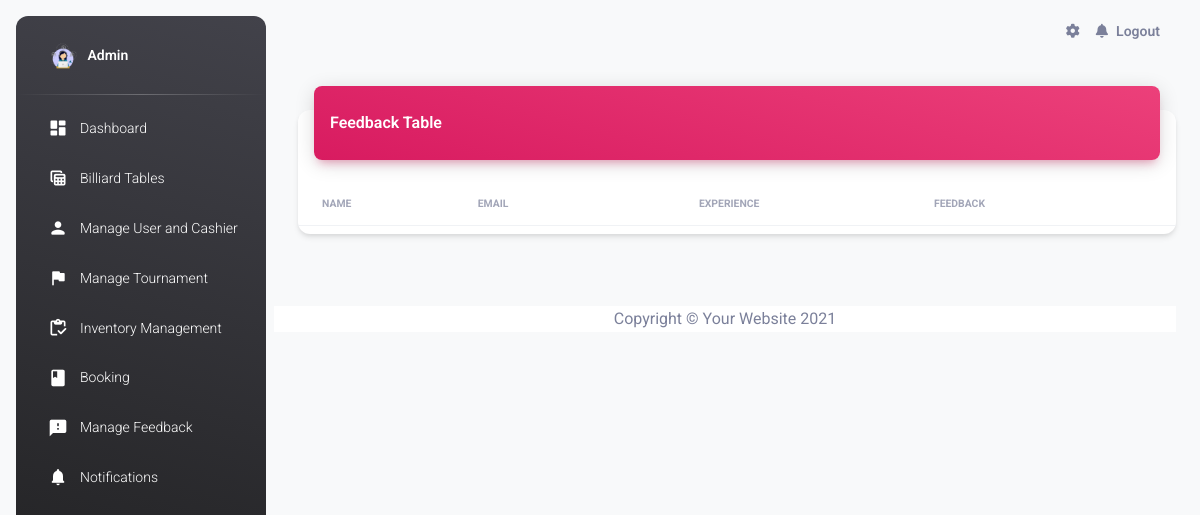
The page /admin_feedback.php on the database as committed earlier.
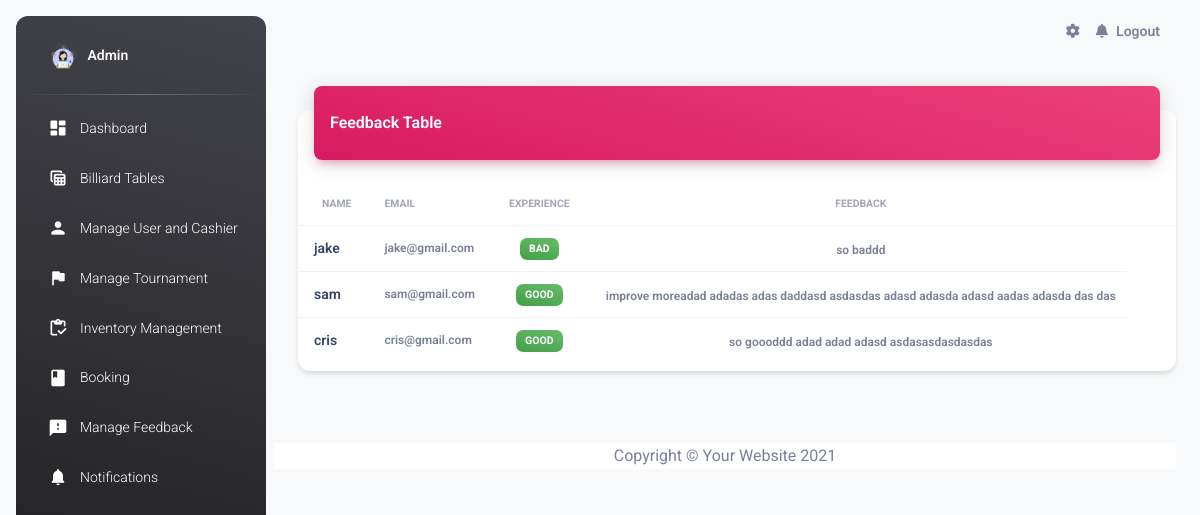
The same page on the database as committed later.
### tables this page shows
CREATE TABLE `feedback` (
  `id` int(11) NOT NULL,
  `name` varchar(255) NOT NULL,
  `email` varchar(255) NOT NULL,
  `experience` enum('bad','average','good') NOT NULL,
  `feedback` text NOT NULL,
  `submitted_at` timestamp NOT NULL DEFAULT current_timestamp()
);

### admin_feedback.php (the view, shortened to what the changed rows need)
<!DOCTYPE html>
<html lang="en">
   <head>
      <link href="./assets/css/nucleo-icons.css" rel="stylesheet" />
      <link href="./assets/css/nucleo-svg.css" rel="stylesheet" />
      <link id="pagestyle" href="./assets/css/material-dashboard.css?v=3.1.0" rel="stylesheet" />
      <link href="vendor/fontawesome-free/css/all.min.css" rel="stylesheet" type="text/css">
   </head>
   <body class="g-sidenav-show  bg-gray-100">
      <main class="main-content border-radius-lg ">
         <div class="container-fluid">
         <div class="container-fluid py-4">
            <div class="row">
                <div class="col-12">
                    <div class="card my-4">
                        <div class="card-body px-0 pb-2">
                            <div class="table-responsive p-0">
                                <table class="table align-items-center mb-0">
                                    <thead>
                                        <tr>
                                            <th class="text-uppercase text-secondary text-xxs font-weight-bolder opacity-7">Name</th>
                                            <th class="text-uppercase text-secondary text-xxs font-weight-bolder opacity-7 ps-2">Email</th>
                                            <th class="text-center text-uppercase text-secondary text-xxs font-weight-bolder opacity-7">Experience</th>
                                            <th class="text-center text-uppercase text-secondary text-xxs font-weight-bolder opacity-7">Feedback</th>
                                            <th class="text-secondary opacity-7"></th>
                                        </tr>
                                    </thead>
                                    <tbody>
                                        <?php
                                        include 'conn.php';
                                        try {
                                            $stmt = $conn->query("SELECT name, email, experience, feedback FROM feedback");
                                            while ($row = $stmt->fetch(PDO::FETCH_ASSOC)) {
                                                echo "<tr>
                                                        <td>
                                                            <div class='d-flex px-2 py-1'>
                                                                <div class='d-flex flex-column justify-content-center'>
                                                                    <h6 class='mb-0 text-sm'>{$row['name']}</h6>
                                                                </div>
                                                            </div>
                                                        </td>
                                                        <td>
                                                            <p class='text-xs font-weight-bold mb-0'>{$row['email']}</p>
                                                        </td>
                                                        <td class='align-middle text-center text-sm'>
                                                            <span class='badge badge-sm bg-gradient-success'>{$row['experience']}</span>
                                                        </td>
                                                        <td class='align-middle text-center'>
                                                            <span class='text-secondary text-xs font-weight-bold'>{$row['feedback']}</span>
                                                        </td>
                                                    </tr>";
                                            }
                                        } catch (Exception $e) {
                                            echo "<tr><td colspan='5' class='text-center'>Error fetching feedback: " . $e->getMessage() . "</td></tr>";
                                        }
                                        ?>
                                    </tbody>
                                </table>
                            </div>
                        </div>
                    </div>
                </div>
            </div>
         </div>
      </main>
   </body>
</html>

Rows that differ between the two databases and show on the page:
added feedback: name "jake", email "jake@gmail.com", experience "BAD", feedback "so baddd"
added feedback: name "sam", email "sam@gmail.com", experience "GOOD", feedback "improve moreadad adadas adas daddasd asdasdas adasd adasda adasd aadas adasda das das"
added feedback: name "cris", email "cris@gmail.com", experience "GOOD", feedback "so goooddd adad adad adasd asdasasdasdasdas"
